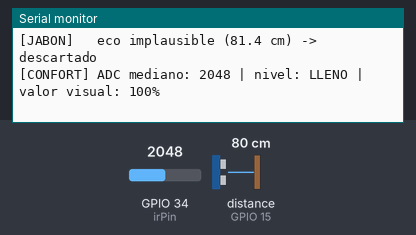
Simulated run of this sketch. Board: ESP32. On the bench: the last lines printed to the serial monitor. Wiring (inferred from the names in the program): ultrasonic range finder: trigger GPIO 2; echo GPIO 15. The inputs (shaded band) are chosen by the test bench; at power-on: GPIO 34 (irPin) = 2048, distance to the obstacle (sensor on GPIO 15) 80 cm (analog values on the 0–4095 scale). The echo pulse lasts 58.3 µs per cm; WiFi joins after 1.5 s; servers stay silent unless stated; uploads are accepted with an empty reply; EEPROM starts erased.

Above: at 21.0 s.
21.1 s: GPIO 34 (irPin) set to 2346
At 21.5 s:
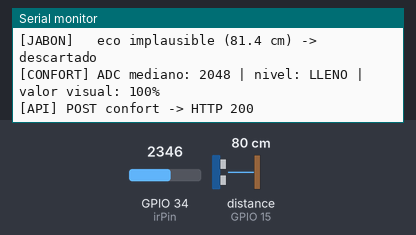
22.6 s: GPIO 34 (irPin) set to 2231
At 22.8 s:
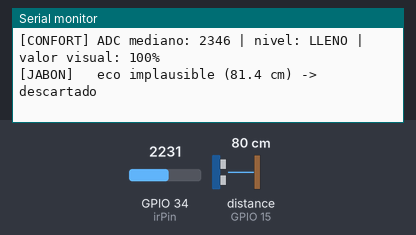
Timing chart, 0 to 25.6 s (numbered marks = the images above; inputs shaded):
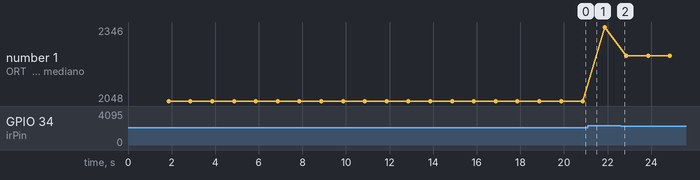

Measured:
- the behaviour switches between 2295 and 2294 on GPIO 34 (irPin) (found by bisection; images 1 and 2)
- plotted number 1: 2048 → 2346 after the input at 21.1 s, 2346 → 2231 after the input at 22.6 s

The sketch:

ubanos_wifi.ino
```cpp
// ============================================================
// U-Baños — ESP32 38P — SENSORES + WI-FI + ENVÍO A API
// Soporta API local (http://IP:5000) y PythonAnywhere (https://...)
//
// ANTES DE CARGAR: completar WIFI_SSID, WIFI_PASS y API_URL.
//   Local:          "http://192.168.1.100:5000/api/lecturas"
//   PythonAnywhere: "https://TU_USUARIO.pythonanywhere.com/api/lecturas"
// ============================================================

#include <WiFi.h>
#include <WiFiClientSecure.h>
#include <HTTPClient.h>
#include <Preferences.h>

// ---------------- CONFIGURAR AQUÍ ----------------
const char* WIFI_SSID = "S24";
const char* WIFI_PASS = "123456789";
const char* API_URL   = "https://trifistin.pythonanywhere.com/api/lecturas";
const char* DISPOSITIVO = "esp32-01";

// Persiste solo el cruce confirmado del pico. No se escribe en cada lectura,
// por lo que no se desgasta la flash por la medición periódica.
Preferences memoriaConfort;
bool memoriaConfortLista = false;

// ---------------- Pines ----------------
const int trigPin = 2;
const int echoPin = 15;
const int irPin   = 34;

// ---------------- Calibración: JABÓN (ultrasónico HC-SR04) ----------------
// Tabla empírica medida con el recipiente real (14-07-2026). Como el envase
// no tiene sección uniforme, se interpola por tramos entre TODOS los puntos
// medidos en vez de asumir una cantidad fija de ml por centímetro.
//
// Las distancias de la planilla se registraron en la misma referencia que
// entrega leerUltrasonico(), es decir, DESPUÉS de aplicar US_OFFSET. Por eso
// las anclas se copian directamente y NO se les vuelve a sumar el offset.
// Sumarlo también a la tabla desplazaba la curva 1,4 cm y sobreestimaba el
// contenido (120-125 ml -> ~23%; 250 ml -> ~48%).
//
// No se midió el recipiente vacío. El punto de 0 ml se estima prolongando el
// último tramo medido (120-180 ml): 10,24 + 2*(10,24-8,51) = 13,70 cm.
// El % se define por VOLUMEN: pct = ml / 720 * 100.
const float US_OFFSET = 1.4;   // se aplica una sola vez en leerUltrasonico()

// v10: el recipiente es de sección UNIFORME: 720 ml en 10,0 cm de columna
// (72 ml/cm), sensor ~2 cm sobre el borde. La tabla empírica anterior
// implicaba densidades imposibles para un envase uniforme (31 ml/cm en un
// tramo y 182 ml/cm en otro) y la validación volumétrica del 14-07 mostró
// errores de hasta 21 puntos. Se reemplaza por el modelo lineal geométrico.
//
// Las anclas están en la MISMA referencia que entrega leerUltrasonico()
// (es decir, ya con US_OFFSET aplicado). CALIBRACIÓN EN 1 PASO:
//   recipiente VACÍO -> leer "dist filtrada" en el serial -> escribir ese
//   valor en D_VACIO_J_CM. El lleno se deriva restando la profundidad.
const float PROFUNDIDAD_J_CM = 10.0;   // columna útil de jabón
const float D_VACIO_J_CM     = 11.0;   // dist al fondo (AJUSTAR con envase vacío)
const float D_LLENO_J_CM     = D_VACIO_J_CM - PROFUNDIDAD_J_CM;  // = 2.0
const float VOLUMEN_UTIL_ML  = 720.0;
const float ML_POR_CM        = VOLUMEN_UTIL_ML / PROFUNDIDAD_J_CM; // 72

// Ventana de plausibilidad del eco: fuera de esto la lectura se descarta
// (eco fantasma, rebote lateral, envase ausente).
const float US_MIN_PLAUSIBLE = 1.0;                    // cerca del lleno
const float US_MAX_PLAUSIBLE = D_VACIO_J_CM + 1.5;     // fondo + margen
// Filtro robusto del jabón:
//  1. Mediana móvil de 5 muestras: un pico aislado no cambia la salida.
//  2. Si la mediana salta más de 10 puntos porcentuales, el nuevo nivel debe
//     repetirse 3 veces dentro de una banda de +/-5 puntos antes de aceptarse.
// Con mediciones cada 1 s, un cambio grande real tarda ~5 s en confirmarse.
const int   N_FILTRO_JABON              = 5;
const float SALTO_JABON_PCT             = 10.0;
const int   CONFIRMACIONES_JABON        = 3;
const float TOLERANCIA_CANDIDATO_J_PCT  = 5.0;

struct MuestraJabon {
  float dist;
  float ml;
  float pct;
};

// ---------------- Calibración: CONFORT (infrarrojo Sharp) ----------------
// El GP2Y0A21 está especificado para 10 a 80 cm; este montaje trabaja cerca
// de 0,5 a 7 cm. En este rango la curva no es monótona y la reflectividad del
// papel altera la salida, por lo que NO se publica una falsa distancia ni un
// porcentaje continuo.
//
// Los límites son puntos medios conservadores de las validaciones con el rollo
// real: 2250 (lleno), 2475 (2,5 cm), 3236 (3,5 cm), 3875 (4,5 cm) y el pico
// 4030-4040. Cada estado debe confirmarse tres veces; una muestra aislada no
// modifica la salida. El porcentaje enviado es solo un valor representativo
// para conservar la compatibilidad con el panel existente.
enum NivelConfort {
  CONFORT_LLENO,
  CONFORT_CASI_LLENO,
  CONFORT_MEDIO,
  CONFORT_BAJO,
  CONFORT_CRITICO
};

// ---- GEOMETRÍA DEL ROLLO: medir UNA VEZ con regla y ajustar ----
const float D_LLENO_CM  = 1.5;   // sensor -> superficie, rollo NUEVO
const float D_VACIO_CM  = 4.5;   // sensor -> cartón del núcleo vacío
const float R_NUCLEO_CM = 2.25;  // radio EXTERIOR del tubo de cartón

// ---- Cortes de nivel, definidos sobre % de PAPEL REAL ----
// pct = (R^2 - r_nucleo^2) / (R_lleno^2 - r_nucleo^2): el papel es
// proporcional al AREA del anillo, no a la distancia. Con cortes lineales
// en distancia, un rollo al 40% se clasificaba CASI_LLENO (validado
// 14-07: 3,0 cm / ~2800 ADC / rollo real 40-45%).
const float PCT_CORTE_LLENO  = 80.0;  // LLENO:      >= 80 %
const float PCT_CORTE_CASI   = 55.0;  // CASI_LLENO: 55-80 %
const float PCT_CORTE_MEDIO  = 30.0;  // MEDIO:      30-55 %
const float PCT_CORTE_BAJO   = 15.0;  // BAJO: 15-30 % | CRITICO: < 15 %

// ---- Tabla ADC <-> distancia CON el condensador de 100 uF ----
// PROVISIONAL: anclas previas desplazadas -56 ADC según el único punto
// medido post-condensador (3,0 cm -> 2800). RE-MEDIR y reemplazar.
const int N_CAL_C = 5;
const float CAL_C_DIST[N_CAL_C] = { 1.5,  2.5,  3.0,  3.5,  4.5 };
const float CAL_C_ADC[N_CAL_C]  = { 2194, 2419, 2800, 3180, 3819 };

// Umbrales ADC: se CALCULAN en setup(). No editar a mano.
float ADC_LLENO_MAX      = 0;
float ADC_CASI_LLENO_MAX = 0;
float ADC_MEDIO_MAX      = 0;
float ADC_BAJO_MAX       = 0;

const float ADC_PICO_LATCH   = 3950.0;  // verificar tras re-medir anclas
const float ADC_MIN_VALIDO   = 1200.0;
const int   CONFIRMACIONES_NIVEL = 3;

// ---------------- Umbrales ----------------
const float UMBRAL_BAJO         = 50.0;
const float UMBRAL_CRITICO      = 20.0;

// ---------------- Modo demo ----------------
// Para la exposición: envío cada 2 s. Para operación normal: comentar la línea.
#define MODO_DEMO

const unsigned long INTERVALO_MEDICION_MS = 1000;
#ifdef MODO_DEMO
const unsigned long INTERVALO_ENVIO_MS    = 2000;   // demo: latencia mínima
#else
const unsigned long INTERVALO_ENVIO_MS    = 10000;  // normal
#endif
unsigned long ultimaMedicion = 0;
unsigned long ultimoEnvio    = 0;
// Distancia a la que el rollo tiene el pct de papel indicado.
// R(d) = R_NUCLEO + (D_VACIO - d); se invierte el área del anillo.
float distanciaDesdePctPapel(float pct) {
  float rLleno   = R_NUCLEO_CM + (D_VACIO_CM - D_LLENO_CM);
  float areaUtil = rLleno * rLleno - R_NUCLEO_CM * R_NUCLEO_CM;
  float radio = sqrtf((pct / 100.0f) * areaUtil + R_NUCLEO_CM * R_NUCLEO_CM);
  return R_NUCLEO_CM + D_VACIO_CM - radio;
}

// ADC esperado a una distancia, interpolando la tabla empírica.
float adcDesdeDistanciaConfort(float dist) {
  if (dist <= CAL_C_DIST[0])           return CAL_C_ADC[0];
  if (dist >= CAL_C_DIST[N_CAL_C - 1]) return CAL_C_ADC[N_CAL_C - 1];
  for (int i = 0; i < N_CAL_C - 1; i++) {
    if (dist <= CAL_C_DIST[i + 1]) {
      float t = (dist - CAL_C_DIST[i]) / (CAL_C_DIST[i + 1] - CAL_C_DIST[i]);
      return CAL_C_ADC[i] + t * (CAL_C_ADC[i + 1] - CAL_C_ADC[i]);
    }
  }
  return CAL_C_ADC[N_CAL_C - 1];
}

void calcularUmbralesConfort() {
  ADC_LLENO_MAX      = adcDesdeDistanciaConfort(distanciaDesdePctPapel(PCT_CORTE_LLENO));
  ADC_CASI_LLENO_MAX = adcDesdeDistanciaConfort(distanciaDesdePctPapel(PCT_CORTE_CASI));
  ADC_MEDIO_MAX      = adcDesdeDistanciaConfort(distanciaDesdePctPapel(PCT_CORTE_MEDIO));
  ADC_BAJO_MAX       = adcDesdeDistanciaConfort(distanciaDesdePctPapel(PCT_CORTE_BAJO));

  Serial.println("[CONFORT] Umbrales ADC (geometria de anillo):");
  Serial.print("  LLENO      hasta "); Serial.println(ADC_LLENO_MAX, 0);
  Serial.print("  CASI_LLENO hasta "); Serial.println(ADC_CASI_LLENO_MAX, 0);
  Serial.print("  MEDIO      hasta "); Serial.println(ADC_MEDIO_MAX, 0);
  Serial.print("  BAJO       hasta "); Serial.println(ADC_BAJO_MAX, 0);
  Serial.print("  CRITICO    sobre eso, o pico latch >= ");
  Serial.println(ADC_PICO_LATCH, 0);
}
// ============================================================
float leerUltrasonico() {
  digitalWrite(trigPin, LOW);
  delayMicroseconds(2);
  digitalWrite(trigPin, HIGH);
  delayMicroseconds(10);
  digitalWrite(trigPin, LOW);
  unsigned long duration = pulseIn(echoPin, HIGH, 30000UL);
  if (duration == 0) return -1.0;
  return (duration * 0.0343f) / 2.0f + US_OFFSET;
}

// Mediana de muestras separadas en el tiempo. El Sharp entrega una medida
// nueva aproximadamente cada 38 ms; promediar muestras tomadas en 7,5 ms no
// reduce picos. La mediana elimina un valor aislado sin deformar el nivel.
float leerInfrarrojoADC() {
  const int N = 7;
  int muestras[N];
  for (int i = 0; i < N; i++) {
    muestras[i] = analogRead(irPin);
    if (i < N - 1) delay(40);
  }

  for (int i = 1; i < N; i++) {
    int valor = muestras[i];
    int j = i - 1;
    while (j >= 0 && muestras[j] > valor) {
      muestras[j + 1] = muestras[j];
      j--;
    }
    muestras[j + 1] = valor;
  }

  float adc = muestras[N / 2];
  if (adc < ADC_MIN_VALIDO) return -1.0;
  return adc;
}

NivelConfort nivelDesdeAdc(float adc, bool ramaLejana) {
  if (ramaLejana) return CONFORT_CRITICO;
  if (adc <= ADC_LLENO_MAX)      return CONFORT_LLENO;
  if (adc <= ADC_CASI_LLENO_MAX) return CONFORT_CASI_LLENO;
  if (adc <= ADC_MEDIO_MAX)      return CONFORT_MEDIO;
  if (adc <= ADC_BAJO_MAX)       return CONFORT_BAJO;

  // Menos de 15% de papel, aun en rama ascendente: CRITICO legitimo
  // aunque el pico no se haya cruzado. La alerta llega ANTES de agotarse.
  return CONFORT_CRITICO;

}

const char* etiquetaNivelConfort(NivelConfort nivel) {
  switch (nivel) {
    case CONFORT_LLENO:      return "LLENO";
    case CONFORT_CASI_LLENO: return "CASI_LLENO";
    case CONFORT_MEDIO:      return "MEDIO";
    case CONFORT_BAJO:       return "BAJO";
    default:                 return "CRITICO";
  }
}

// Compatibilidad temporal con el panel actual, que aún muestra porcentaje.
// Estos números son etiquetas visuales; no son una estimación de papel real.
float porcentajeRepresentativoConfort(NivelConfort nivel) {
  switch (nivel) {
    case CONFORT_LLENO:      return 100.0;
    case CONFORT_CASI_LLENO: return 75.0;
    case CONFORT_MEDIO:      return 50.0;
    case CONFORT_BAJO:       return 30.0;
    default:                 return 15.0;
  }
}

const char* estadoDesde(float pct) {
  if (pct < UMBRAL_CRITICO) return "CRITICO";
  if (pct < UMBRAL_BAJO)    return "BAJO";
  return "DISPONIBLE";
}

float limitar(float x, float lo, float hi) {
  if (x < lo) return lo;
  if (x > hi) return hi;
  return x;
}

// Conserva la muestra central de las últimas mediciones y retiene los saltos
// grandes hasta que varias medianas consecutivas confirmen el nuevo nivel.
// Se filtran juntos distancia y ml para que el JSON enviado sea coherente.
void filtrarJabon(float distNueva, float mlNueva,
                  float &distSalida, float &mlSalida) {
  static MuestraJabon ventana[N_FILTRO_JABON];
  static int posicion = 0;
  static int cantidad = 0;

  static bool tieneEstable = false;
  static MuestraJabon estable;
  static MuestraJabon candidata;
  static int contCandidata = 0;

  MuestraJabon nueva;
  nueva.dist = distNueva;
  nueva.ml   = mlNueva;
  nueva.pct  = limitar(100.0f * mlNueva / VOLUMEN_UTIL_ML, 0, 100);

  ventana[posicion] = nueva;
  posicion = (posicion + 1) % N_FILTRO_JABON;
  if (cantidad < N_FILTRO_JABON) cantidad++;

  // Copia y ordena por porcentaje. Como son solo 5 elementos, una inserción
  // simple evita memoria dinámica y es suficiente para el ESP32.
  MuestraJabon ordenadas[N_FILTRO_JABON];
  for (int i = 0; i < cantidad; i++) ordenadas[i] = ventana[i];
  for (int i = 1; i < cantidad; i++) {
    MuestraJabon clave = ordenadas[i];
    int j = i - 1;
    while (j >= 0 && ordenadas[j].pct > clave.pct) {
      ordenadas[j + 1] = ordenadas[j];
      j--;
    }
    ordenadas[j + 1] = clave;
  }
  MuestraJabon mediana = ordenadas[cantidad / 2];

  if (!tieneEstable) {
    estable = mediana;
    tieneEstable = true;
  } else {
    float diferencia = fabsf(mediana.pct - estable.pct);

    if (diferencia <= SALTO_JABON_PCT) {
      // Variación normal: la mediana de la ventana ya la corroboró.
      estable = mediana;
      contCandidata = 0;
    } else {
      // Cambio grande: debe repetirse alrededor del mismo nuevo valor.
      if (contCandidata == 0 ||
          fabsf(mediana.pct - candidata.pct) > TOLERANCIA_CANDIDATO_J_PCT) {
        candidata = mediana;
        contCandidata = 1;
      } else {
        candidata = mediana;
        contCandidata++;
      }

      if (contCandidata >= CONFIRMACIONES_JABON) {
        estable = candidata;
        contCandidata = 0;
        Serial.println("[JABON]   cambio sostenido confirmado");
      } else {
        Serial.print("[JABON]   salto en verificacion: ");
        Serial.print(estable.pct, 0); Serial.print("% -> ");
        Serial.print(mediana.pct, 0); Serial.print("% (");
        Serial.print(contCandidata); Serial.print("/");
        Serial.print(CONFIRMACIONES_JABON);
        Serial.println(") -> manteniendo valor estable");
      }
    }
  }

  distSalida = estable.dist;
  mlSalida   = estable.ml;
}

// ============================================================
// Envío HTTP/HTTPS POST a la API
// ============================================================
bool enviarLectura(const char* sensor, float dist, float cantidad,
                   float pct, const char* estado) {
  if (WiFi.status() != WL_CONNECTED) {
    Serial.println("[WIFI] sin conexion, no se envia");
    return false;
  }

  char json[220];
  snprintf(json, sizeof(json),
    "{\"dispositivo\":\"%s\",\"sensor\":\"%s\",\"distancia_cm\":%.1f,"
    "\"cantidad\":%.1f,\"porcentaje\":%.0f,\"estado\":\"%s\"}",
    DISPOSITIVO, sensor, dist, cantidad, pct, estado);

  HTTPClient http;
  int codigo = -1;
  bool esHttps = (strncmp(API_URL, "https", 5) == 0);

  if (esHttps) {
    WiFiClientSecure clienteSeguro;
    clienteSeguro.setInsecure(); // piloto: no valida certificado
    if (http.begin(clienteSeguro, API_URL)) {
      http.addHeader("Content-Type", "application/json");
      http.setTimeout(6000);
      codigo = http.POST(json);
      http.end();
    }
  } else {
    if (http.begin(API_URL)) {
      http.addHeader("Content-Type", "application/json");
      http.setTimeout(4000);
      codigo = http.POST(json);
      http.end();
    }
  }

  Serial.print("[API] POST ");
  Serial.print(sensor);
  Serial.print(" -> HTTP ");
  Serial.println(codigo);
  return (codigo == 201 || codigo == 200);
}

void conectarWifi() {
  Serial.print("[WIFI] Conectando a ");
  Serial.println(WIFI_SSID);
  WiFi.mode(WIFI_STA);
  WiFi.begin(WIFI_SSID, WIFI_PASS);
  int intentos = 0;
  while (WiFi.status() != WL_CONNECTED && intentos < 30) {
    delay(500);
    Serial.print(".");
    intentos++;
  }
  Serial.println();
  if (WiFi.status() == WL_CONNECTED) {
    Serial.print("[WIFI] Conectado. IP del ESP32: ");
    Serial.println(WiFi.localIP());
  } else {
    Serial.println("[WIFI] No se pudo conectar (revisar SSID/clave, red 2.4 GHz)");
  }
}

// ============================================================
void setup() {
  Serial.begin(115200);
  pinMode(trigPin, OUTPUT);
  pinMode(echoPin, INPUT);
  digitalWrite(trigPin, LOW);
  analogReadResolution(12);
  analogSetPinAttenuation(irPin, ADC_11db);
  memoriaConfortLista = memoriaConfort.begin("u-banos", false);
  if (!memoriaConfortLista) {
    Serial.println("[CONFORT] no se pudo abrir memoria persistente");
  }
  delay(100);
  Serial.println("U-Banos: sensores + Wi-Fi + API");
  calcularUmbralesConfort();
  conectarWifi();
}

void loop() {
  if (WiFi.status() != WL_CONNECTED) {
    static unsigned long ultimoIntento = 0;
    if (millis() - ultimoIntento > 15000) {
      ultimoIntento = millis();
      conectarWifi();
    }
  }

  unsigned long ahora = millis();
  if (ahora - ultimaMedicion < INTERVALO_MEDICION_MS) return;
  ultimaMedicion = ahora;
  bool tocaEnviar = (ahora - ultimoEnvio >= INTERVALO_ENVIO_MS);

  // ---------- JABÓN (ultrasónico + tabla empírica) ----------
  float distJabon = leerUltrasonico();
  if (distJabon < 0) {
    Serial.println("[JABON]   sin eco");
  } else if (distJabon < US_MIN_PLAUSIBLE || distJabon > US_MAX_PLAUSIBLE) {
    Serial.print("[JABON]   eco implausible ("); Serial.print(distJabon, 1);
    Serial.println(" cm) -> descartado");
  } else {
    // Modelo lineal: envase uniforme, 72 ml por cm de columna.
    float ml = (D_VACIO_J_CM - distJabon) * ML_POR_CM;
    ml = limitar(ml, 0, VOLUMEN_UTIL_ML);

    float distJabonFiltrada;
    float mlFiltrado;
    filtrarJabon(distJabon, ml, distJabonFiltrada, mlFiltrado);

    float pct = limitar(100.0f * mlFiltrado / VOLUMEN_UTIL_ML, 0, 100);
    const char* est = estadoDesde(pct);

    Serial.print("[JABON]   dist filtrada: "); Serial.print(distJabonFiltrada, 1);
    Serial.print(" cm | "); Serial.print(mlFiltrado, 0); Serial.print(" ml (");
    Serial.print(pct, 0); Serial.print("%) | "); Serial.println(est);

    if (tocaEnviar) enviarLectura("jabon", distJabonFiltrada, mlFiltrado, pct, est);
  }

  // ---------- CONFORT (Sharp: niveles discretos, mediana y confirmación) ----------
  static bool tieneNivel = false;
  static NivelConfort nivelEstable = CONFORT_MEDIO;
  static NivelConfort nivelCandidato = CONFORT_MEDIO;
  static int contCandidato = 0;
  static bool ramaLejana = false;  // tras el pico, el ADC vuelve a ser ambiguo
  static int contPico = 0;
  static int contRecarga = 0;
  static bool estadoInicializado = false;

  if (!estadoInicializado) {
    if (memoriaConfortLista) {
      ramaLejana = memoriaConfort.getBool("rama-lejana", false);
      if (ramaLejana) {
        nivelEstable = CONFORT_CRITICO;
        tieneNivel = true;
        Serial.println("[CONFORT] rama critica restaurada desde memoria");
      }
    }
    estadoInicializado = true;
  }

  float adcConfort = leerInfrarrojoADC();

  if (adcConfort < 0) {
    // Sensor sin señal útil: jamás inventar un estado nuevo.
    if (tieneNivel) {
      const char* estado = etiquetaNivelConfort(nivelEstable);
      float pct = porcentajeRepresentativoConfort(nivelEstable);
      Serial.print("[CONFORT] ADC bajo minimo -> manteniendo ");
      Serial.println(estado);
      if (tocaEnviar) enviarLectura("confort", -1.0, 0.0, pct, estado);
    } else {
      Serial.println("[CONFORT] ADC bajo minimo y sin historial -> sin dato");
    }
  } else {
    // El pico debe persistir: un salto aislado hacia 4095 no debe disparar
    // CRITICO. Una vez cruzado de verdad, la rama descendente no permite
    // distinguir por ADC entre poco papel y un nivel medio.
    if (!ramaLejana) {
      if (adcConfort >= ADC_PICO_LATCH) {
        contPico++;
        if (contPico >= CONFIRMACIONES_NIVEL) {
          ramaLejana = true;
          contPico = 0;
          contRecarga = 0;
          nivelEstable = CONFORT_CRITICO;
          tieneNivel = true;
          contCandidato = 0;
          if (memoriaConfortLista) memoriaConfort.putBool("rama-lejana", true);
          Serial.println("[CONFORT] pico confirmado -> rama lejana / CRITICO");
        }
      } else {
        contPico = 0;
      }
    } else if (adcConfort <= ADC_LLENO_MAX) {
      // Solo tres medianas consecutivas en la zona llena desenganchan la
      // rama: equivale a corroborar una recarga del rollo.
      contRecarga++;
      if (contRecarga >= CONFIRMACIONES_NIVEL) {
        ramaLejana = false;
        contRecarga = 0;
        contPico = 0;
        nivelEstable = CONFORT_LLENO;
        tieneNivel = true;
        contCandidato = 0;
        if (memoriaConfortLista) memoriaConfort.putBool("rama-lejana", false);
        Serial.println("[CONFORT] recarga confirmada -> rama cercana");
      }
    } else {
      contRecarga = 0;
    }

    NivelConfort nivelNuevo = nivelDesdeAdc(adcConfort, ramaLejana);
    if (!tieneNivel) {
      nivelEstable = nivelNuevo;
      tieneNivel = true;
    } else if (nivelNuevo == nivelEstable) {
      contCandidato = 0;
    } else if (nivelNuevo == nivelCandidato) {
      contCandidato++;
    } else {
      nivelCandidato = nivelNuevo;
      contCandidato = 1;
    }

    if (tieneNivel && nivelNuevo != nivelEstable &&
        contCandidato >= CONFIRMACIONES_NIVEL) {
      nivelEstable = nivelCandidato;
      contCandidato = 0;
      Serial.print("[CONFORT] nivel confirmado -> ");
      Serial.println(etiquetaNivelConfort(nivelEstable));
    }

    const char* estado = etiquetaNivelConfort(nivelEstable);
    float pct = porcentajeRepresentativoConfort(nivelEstable);
    Serial.print("[CONFORT] ADC mediano: "); Serial.print(adcConfort, 0);
    Serial.print(" | nivel: "); Serial.print(estado);
    Serial.print(" | valor visual: "); Serial.print(pct, 0);
    Serial.println("%");

    // No se envía distancia ni espesor: serían valores inventados fuera del
    // rango válido del sensor. El campo porcentaje es una etiqueta visual.
    if (tocaEnviar) enviarLectura("confort", -1.0, 0.0, pct, estado);
  }

  if (tocaEnviar) ultimoEnvio = ahora;
}
```
